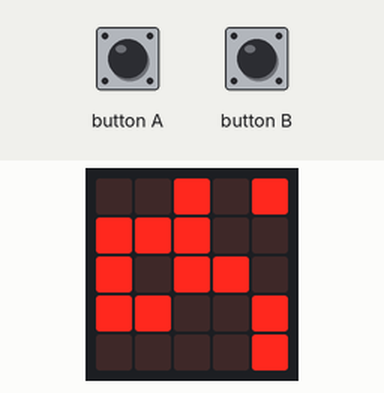
Bench run of a program on a simulated BBC micro:bit (MakeCode). On the bench: the board's 5×5 LED display. The inputs (shaded band) are chosen by the test bench. Dim RGB values are drawn brighter than linear; random numbers come from a fixed seed; no radio messages arrive unless stated (any console line starting 'radio sent:' is added by the test bench); what the program prints to the serial console is not drawn.

Above: at 1.2 s.
1.3 s: button A pressed for 0.15 s
At 2.6 s:
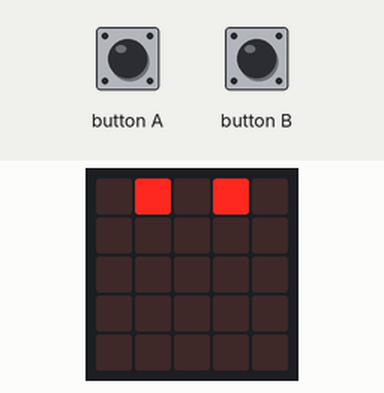
2.9 s: button B pressed for 0.15 s
At 4.0 s:
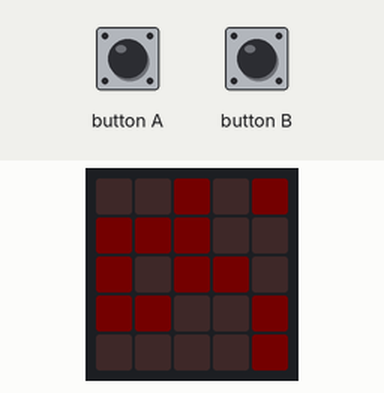
Timing chart, 0 to 5.9 s (numbered marks = the images above; inputs shaded):
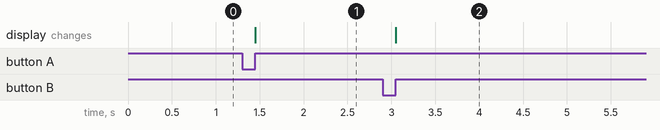

Measured:
- after the input at 1.3 s, the display: changes after 0.15 s (image 1)
- after the input at 2.9 s, the display: changes after 0.15 s (image 2)

The program:

main.ts
```typescript
input.onButtonPressed(Button.A, function () {
    basic.clearScreen()
    listt = [
    0,
    1,
    0,
    1,
    0
    ]
    for (let index = 0; index <= 4; index++) {
        if (listt[index] == 1) {
            led.plot(index, 0)
        } else {
            led.unplot(index, 0)
        }
    }
})
radio.onReceivedString(function (receivedString) {
    listtt = [
    [
    randint(0, 255),
    randint(0, 255),
    randint(0, 255),
    randint(0, 255),
    randint(0, 255)
    ],
    [
    randint(0, 255),
    randint(0, 255),
    randint(0, 255),
    randint(0, 255),
    randint(0, 255)
    ],
    [
    randint(0, 255),
    randint(0, 255),
    randint(0, 225),
    randint(0, 225),
    randint(0, 225)
    ],
    [
    randint(0, 255),
    randint(0, 255),
    randint(0, 255),
    randint(0, 255),
    randint(0, 255)
    ],
    [
    randint(0, 255),
    randint(0, 255),
    randint(0, 255),
    randint(0, 255),
    randint(0, 255)
    ]
    ]
    for (let y = 0; y <= 4; y++) {
        for (let x = 0; x <= 4; x++) {
            led.plotBrightness(x, y, list[y][x])
        }
    }
})
input.onButtonPressed(Button.B, function () {
    basic.clearScreen()
    listtt = [
    [
    randint(0, 255),
    randint(0, 255),
    randint(0, 255),
    randint(0, 255),
    randint(0, 255)
    ],
    [
    randint(0, 255),
    randint(0, 255),
    randint(0, 255),
    randint(0, 255),
    randint(0, 255)
    ],
    [
    randint(0, 255),
    randint(0, 255),
    randint(0, 1),
    randint(0, 1),
    randint(0, 1)
    ],
    [
    randint(0, 255),
    randint(0, 255),
    randint(0, 255),
    randint(0, 255),
    randint(0, 255)
    ],
    [
    randint(0, 255),
    randint(0, 255),
    randint(0, 255),
    randint(0, 255),
    randint(0, 255)
    ]
    ]
    for (let y = 0; y <= 4; y++) {
        for (let x = 0; x <= 4; x++) {
            led.plotBrightness(x, y, list[y][x])
        }
    }
    radio.sendString("嗯對")
})
let listtt: number[][] = []
let listt: number[] = []
let list: number[][] = []
list = [
[
randint(0, 1),
randint(0, 1),
randint(0, 1),
randint(0, 1),
randint(0, 1)
],
[
randint(0, 1),
randint(0, 1),
randint(0, 1),
randint(0, 1),
randint(0, 1)
],
[
randint(0, 1),
randint(0, 1),
randint(0, 1),
randint(0, 1),
randint(0, 1)
],
[
randint(0, 1),
randint(0, 1),
randint(0, 1),
randint(0, 1),
randint(0, 1)
],
[
randint(0, 1),
randint(0, 1),
randint(0, 1),
randint(0, 1),
randint(0, 1)
]
]
for (let y = 0; y <= 4; y++) {
    for (let x = 0; x <= 4; x++) {
        if (list[y][x] == 1) {
            led.plot(x, y)
        } else {
            led.unplot(x, y)
        }
    }
}
basic.forever(function () {

})
```

test.ts
```typescript
// 在這裡測試；當此封包作為擴充功能時，將不會編譯此內容。
```
